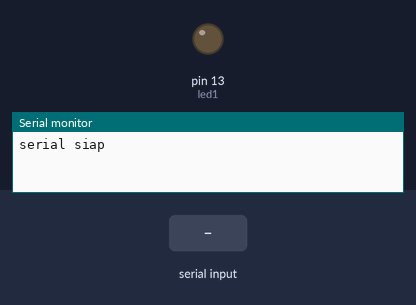
Bench run of a sketch on a simulated Arduino Uno, built with avr-gcc and run on an emulated ATmega328P. Shown: output pins drawn as LEDs (lit = HIGH), the last lines printed to the serial monitor. Inputs (shaded band) come from the test bench.

Above: at 1.2 s.
1.3 s: "ON\n" received over Serial
At 1.9 s:
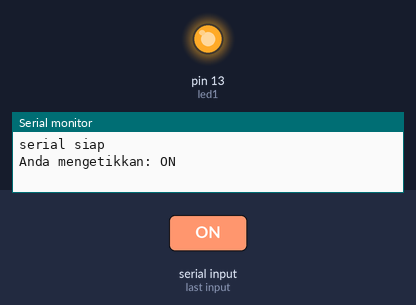
2.8 s: "OFF\n" received over Serial
At 3.1 s:
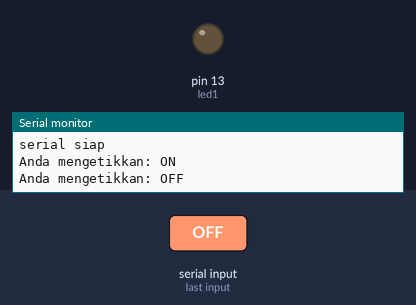
Timing chart, 0 to 5.8 s (numbered marks = the images above; inputs shaded):
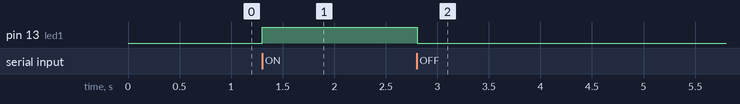

Measured:
- after the input at 1.3 s, pin 13 (led1): LOW → HIGH at once
- after the input at 2.8 s, pin 13 (led1): HIGH → LOW at once

The sketch:

percobaan1_Cleve.ino
```cpp
const int led1 = 13;
String datamasukan;

void setup()
{
  Serial.begin(9600);

  pinMode(led1, OUTPUT);
  Serial.println("serial siap");
}

void loop()
{
  if (Serial.available() > 0)  {
    datamasukan = Serial.readStringUntil('\n');

    if (datamasukan == "OFF" || datamasukan == "off"){
      digitalWrite(led1, LOW);}
    else if(datamasukan == "ON" || datamasukan =="on"){
      digitalWrite(led1, HIGH);}

    Serial.print("Anda mengetikkan: ");
    Serial.println(datamasukan);
  }
}
```
